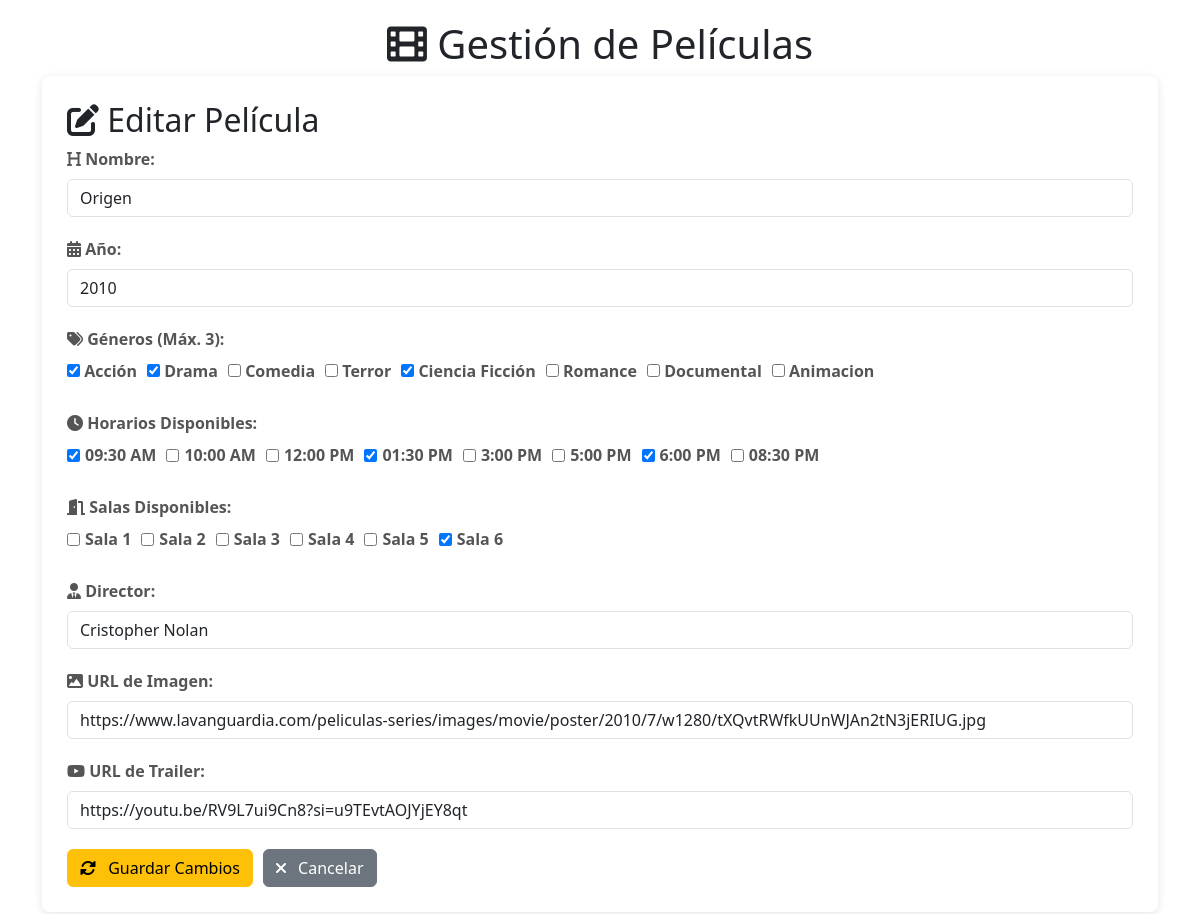
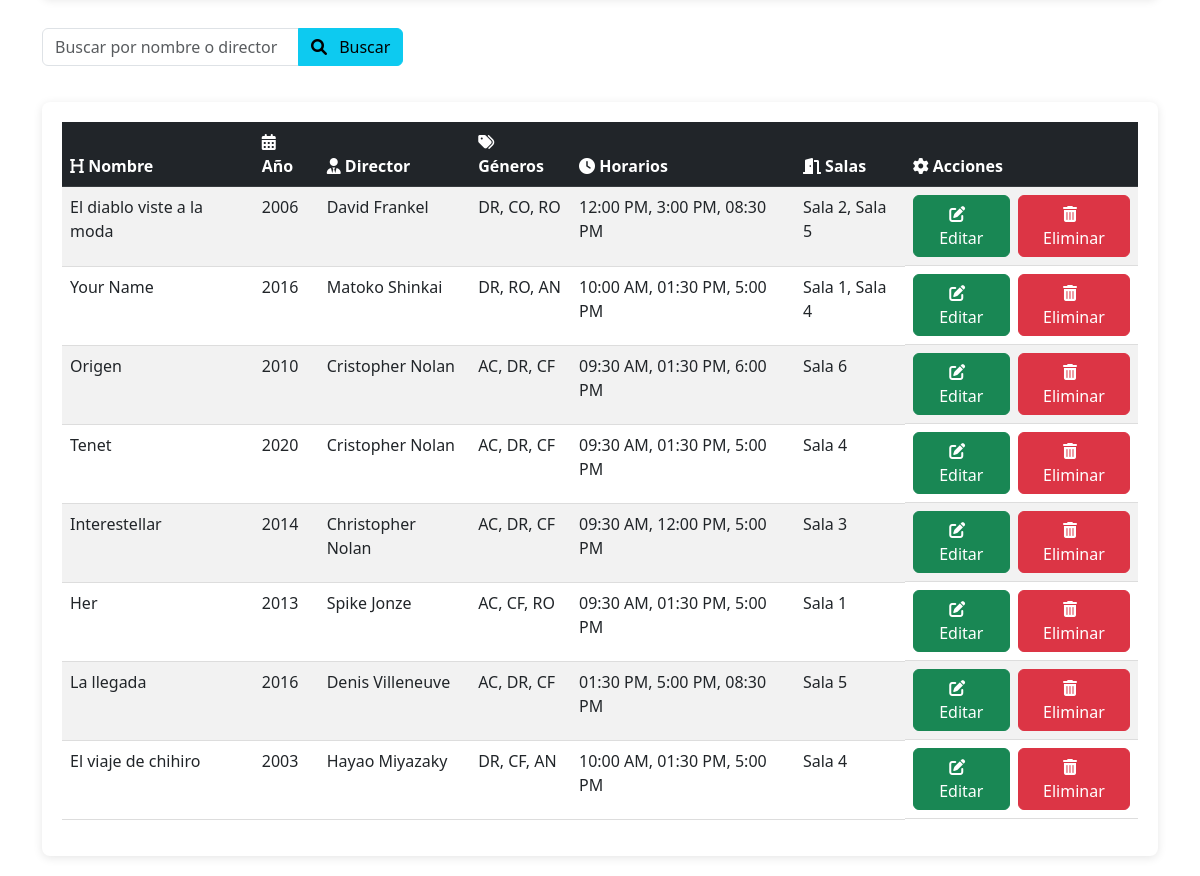
Screenshot of /peliculas/?editar=Origen with the database file from the repository (2 pictures, top to bottom).
### myapp/models.py (models this page shows, shortened)
class Pelicula(models.Model):
    GENERO_CHOICES = [
        ('AC', 'Acción'),
        ('DR', 'Drama'),
        ('CO', 'Comedia'),
        ('TE', 'Terror'),
        ('CF', 'Ciencia Ficción'),
        ('RO', 'Romance'),
        ('DO', 'Documental'),
        ('AN', 'Animacion')
    ]
    HORARIOS_DISPONIBLES = [
        '09:30 AM',
        '10:00 AM',
        '12:00 PM',
        '01:30 PM',
        '3:00 PM',
        '5:00 PM',
        '6:00 PM',
        '08:30 PM'
    ]
    SALAS_DISPONIBLES = [
        'Sala 1',
        'Sala 2',
        'Sala 3',
        'Sala 4',
        'Sala 5',
        'Sala 6'
    ]
    nombre = models.CharField(max_length=255)
    anio = models.IntegerField()
    director = models.CharField(max_length=255)
    imagen_url = models.URLField()
    trailer_url = models.URLField()
    generos = models.CharField(max_length=255)
    horarios = models.CharField(max_length=255, blank=True, null=True)
    salas = models.CharField(max_length=255, blank=True, null=True)
    fecha_creacion = models.DateTimeField(auto_now_add=True)
    def get_generos_list(self):
        return self.generos.split(",") if self.generos else []
    def get_horarios_list(self):
        return [h.strip() for h in self.horarios.split(",")] if self.horarios else []
    def get_salas_list(self):
        return [s.strip() for s in self.salas.split(",")] if self.salas else []
    class Meta:
        db_table = 'peliculas'

### myapp/views.py (the view, shortened to what this page needs)
# urls.py: path('peliculas/', views.peliculas, name= 'peliculas'),
@csrf_exempt
def peliculas(request):
    peliculas_list = Pelicula.objects.all().order_by('-fecha_creacion')
    busqueda = request.GET.get('busqueda', '').strip()
    if busqueda:
        peliculas_list = peliculas_list.filter(
            Q(nombre__icontains=busqueda) |
            Q(director__icontains=busqueda)
        )
    generos_choices = dict(Pelicula.GENERO_CHOICES)
    horarios_disponibles = Pelicula.HORARIOS_DISPONIBLES
    salas_disponibles = Pelicula.SALAS_DISPONIBLES
    pelicula_editar = None
    if 'editar' in request.GET:
        nombre = request.GET.get('editar')
        try:
            pelicula_editar = Pelicula.objects.get(nombre=nombre)
        except Pelicula.DoesNotExist:
            messages.error(request, f'No se encontró la película "{nombre}" para editar')
    context = {
        'peliculas': peliculas_list,
        'GENERO_CHOICES_DICT': generos_choices,
        'HORARIOS_DISPONIBLES': horarios_disponibles,
        'SALAS_DISPONIBLES': salas_disponibles,
        'pelicula_editar': pelicula_editar,
        'busqueda': busqueda,
    }
    return render(request, 'peliculas.html', context)

### myapp/templates/peliculas.html (shortened to what this page needs)
{% load static %}
<!DOCTYPE html>
<html lang="es">
<head>
    <link rel="stylesheet" href="{% static 'styles/peliculas.css' %}">
    <link rel="stylesheet" href="https://cdnjs.cloudflare.com/ajax/libs/font-awesome/6.0.0/css/all.min.css">
    <link href="https://cdn.jsdelivr.net/npm/bootstrap@5.3.0/dist/css/bootstrap.min.css" rel="stylesheet">
</head>
<body>
    <div class="container">
        <h1><i class="fas fa-film"></i> Gestión de Películas</h1>
        <div class="form-container">
            <form method="POST" action="{% url 'peliculas' %}" class="ajax-form">
                {% if pelicula_editar %}
                <h2><i class="fas fa-edit"></i> Editar Película</h2>
                {% else %}
                <input type="hidden" name="accion" value="crear">
                <h2><i class="fas fa-plus-circle"></i> Nueva Película</h2>
                {% endif %}
                <div class="form-group">
                    <label for="nombre"><i class="fas fa-heading"></i> Nombre:</label>
                    <input type="text" id="nombre" name="nombre"
                           value="{{ pelicula_editar.nombre|default:'' }}" required class="form-control">
                </div>
                <div class="form-group">
                    <label for="anio"><i class="fas fa-calendar-alt"></i> Año:</label>
                    <input type="number" id="anio" name="anio" min="1900" max="2099"
                           value="{{ pelicula_editar.anio|default:'' }}" required class="form-control">
                </div>
                <div class="form-group">
                    <label><i class="fas fa-tags"></i> Géneros (Máx. 3):</label>
                    <div class="generos-container">
                     {% for genero_codigo, genero_nombre in GENERO_CHOICES_DICT.items %}
                        <label class="genero-checkbox">
                            <input type="checkbox" name="generos" value="{{ genero_codigo }}"
                                {% if pelicula_editar and genero_codigo in pelicula_editar.get_generos_list %}checked{% endif %}>
                            {{ genero_nombre }}
                        </label>
                    {% endfor %}
                    </div>
                </div>
                <div class="form-group">
                    <label><i class="fas fa-clock"></i> Horarios Disponibles:</label>
                    <div class="checkbox-container">
                    {% for horario in HORARIOS_DISPONIBLES %}
                    <label>
                        <input type="checkbox" name="horarios" value="{{ horario }}"
                            {% if pelicula_editar and horario in pelicula_editar.get_horarios_list %}checked{% endif %}>
                        {{ horario }}
                    </label>
                    {% endfor %}
                    </div>
                </div>
                <div class="form-group">
                    <label><i class="fas fa-door-open"></i> Salas Disponibles:</label>
                    <div class="checkbox-container">
                     {% for sala in SALAS_DISPONIBLES %}
                        <label>
                            <input type="checkbox" name="salas" value="{{ sala }}"
                                {% if pelicula_editar and sala in pelicula_editar.get_salas_list %}checked{% endif %}>
                            {{ sala }}
                        </label>
                        {% endfor %}
                    </div>
                </div>
                <div class="form-group">
                    <label for="director"><i class="fas fa-user-tie"></i> Director:</label>
                    <input type="text" id="director" name="director"
                           value="{{ pelicula_editar.director|default:'' }}" required class="form-control">
                </div>
                <div class="form-group">
                    <label for="imagen_url"><i class="fas fa-image"></i> URL de Imagen:</label>
                    <input type="url" id="imagen_url" name="imagen_url"
                           value="{{ pelicula_editar.imagen_url|default:'' }}" required class="form-control">
                </div>
                <div class="form-group">
                    <label for="trailer_url"><i class="fab fa-youtube"></i> URL de Trailer:</label>
                    <input type="url" id="trailer_url" name="trailer_url"
                           value="{{ pelicula_editar.trailer_url|default:'' }}" required class="form-control">
                </div>
                <div class="form-actions">
                    {% if pelicula_editar %}
                    <button type="submit" class="btn btn-warning">
                        <i class="fas fa-sync-alt"></i> Guardar Cambios
                    </button>
                    <a href="{% url 'peliculas' %}" class="btn btn-secondary">
                        <i class="fas fa-times"></i> Cancelar
                    </a>
                    {% else %}
                    <button type="submit" class="btn btn-primary">
                        <i class="fas fa-save"></i> Guardar
                    </button>
                    {% endif %}
                </div>
            </form>
        </div>
        <div class="search-container">
            <form method="GET" action="{% url 'peliculas' %}">
                <div class="input-group mb-3">
                    <input type="text" name="busqueda" value="{{ busqueda }}"
                           placeholder="Buscar por nombre o director" class="form-control">
                    <button type="submit" class="btn btn-info">
                        <i class="fas fa-search"></i> Buscar
                    </button>
                </div>
            </form>
        </div>
        <div class="table-responsive">
            <table class="movie-table table table-striped table-hover">
                <thead class="table-dark">
                    <tr>
                        <th><i class="fas fa-heading"></i> Nombre</th>
                        <th><i class="fas fa-calendar-alt"></i> Año</th>
                        <th><i class="fas fa-user-tie"></i> Director</th>
                        <th><i class="fas fa-tags"></i> Géneros</th>
                        <th><i class="fas fa-clock"></i> Horarios</th>
                        <th><i class="fas fa-door-open"></i> Salas</th>
                        <th><i class="fas fa-cog"></i> Acciones</th>
                    </tr>
                </thead>
                <tbody>
                    {% for pelicula in peliculas %}
                    <tr>
                        <td>{{ pelicula.nombre }}</td>
                        <td>{{ pelicula.anio }}</td>
                        <td>{{ pelicula.director }}</td>
                        <td>{{ pelicula.get_generos_list|join:", " }}</td>
                        <td>{{ pelicula.get_horarios_list|join:", " }}</td>
                        <td>{{ pelicula.get_salas_list|join:", " }}</td>
                            <td class="action-buttons">
                                <a href="{% url 'peliculas' %}?editar={{ pelicula.nombre|urlencode }}"
                                class="btn btn-success">
                                    <i class="fas fa-edit"></i> Editar
                                </a>
                                <form method="POST" action="{% url 'peliculas' %}" style="display: inline;">
                                    <button type="submit" class="btn btn-danger"
                                            onclick="return confirm('¿Estás seguro de eliminar esta película?');">
                                        <i class="fas fa-trash-alt"></i> Eliminar
                                    </button>
                                </form>
                            </td>
                    </tr>
                    {% empty %}
                    <tr>
                        <td colspan="7" class="text-center">No hay películas registradas</td>
                    </tr>
                    {% endfor %}
                </tbody>
            </table>
        </div>
    </div>
</body>
</html>

### myapp/static/styles/peliculas.css (style rules this page uses)
body { font-family: 'Arial', sans-serif; margin: 0; padding: 0; background-color: #f5f5f5; color: #333; line-height: 1.6; }
.container { max-width: 1200px; margin: 0 auto; padding: 20px; }
h1, h2 { color: #7b68ee; margin-bottom: 30px; }
h1 { text-align: center; }
.form-container { background-color: white; padding: 25px; border-radius: 8px; box-shadow: 0 2px 10px rgba(0, 0, 0, 0.1); margin-bottom: 30px; }
.form-group { margin-bottom: 20px; }
.form-group label { display: block; margin-bottom: 8px; font-weight: 600; color: #555; }
.form-control { width: 100%; padding: 10px; border: 1px solid #ddd; border-radius: 4px; font-size: 16px; transition: border-color 0.3s; }
.generos-container, .checkbox-container { display: flex; flex-wrap: wrap; gap: 10px; }
.genero-checkbox, .checkbox-container label { display: flex; align-items: center; gap: 5px; cursor: pointer; }
.btn { display: inline-flex; align-items: center; justify-content: center; padding: 10px 20px; border: none; border-radius: 4px; font-size: 16px; font-weight: 600; cursor: pointer; transition: all 0.3s; text-decoration: none; }
.btn i { margin-right: 8px; }
.btn-warning { background-color: #FF9800; color: white; }
.btn-secondary { background-color: #6c757d; color: white; }
.btn-info { background-color: #17a2b8; color: white; }
.form-actions { display: flex; gap: 10px; margin-top: 20px; }
.search-container { display: flex; gap: 10px; margin-bottom: 20px; }
.search-container .form-control { flex-grow: 1; }
.table-responsive { overflow-x: auto; background-color: white; border-radius: 8px; box-shadow: 0 2px 10px rgba(0, 0, 0, 0.1); padding: 20px; }
.movie-table { width: 100%; border-collapse: collapse; }
.movie-table th { background-color: #7b68ee; color: white; padding: 12px 15px; text-align: left; }
.movie-table td { padding: 12px 15px; border-bottom: 1px solid #ddd; }
.action-buttons { display: flex; gap: 8px; }

### rows the page displays
Pelicula: nombre "Origen", anio "2010", generos "☑" "☑" "☑", horarios "☑" "☑" "☑", salas "☑", director "Cristopher Nolan", imagen_url "https://www.lavanguardia.com/peliculas-series/images/movie/poster/2010/7/w1280/tXQvtRWfkUUnWJAn2tN3jERIUG.jpg", trailer_url "https://youtu.be/RV9L7ui9Cn8?si=u9TEvtAOJYjEY8qt", get_generos_list "AC, DR, CF", get_horarios_list "09:30 AM, 01:30 PM, 6:00 PM", get_salas_list "Sala 6"
Pelicula: nombre "El diablo viste a la moda", anio "2006", director "David Frankel", get_generos_list "DR, CO, RO", get_horarios_list "12:00 PM, 3:00 PM, 08:30 PM", get_salas_list "Sala 2, Sala 5"
Pelicula: nombre "Your Name", anio "2016", director "Matoko Shinkai", get_generos_list "DR, RO, AN", get_horarios_list "10:00 AM, 01:30 PM, 5:00 PM", get_salas_list "Sala 1, Sala 4"
Pelicula: nombre "Tenet", anio "2020", director "Cristopher Nolan", get_generos_list "AC, DR, CF", get_horarios_list "09:30 AM, 01:30 PM, 5:00 PM", get_salas_list "Sala 4"
Pelicula: nombre "Interestellar", anio "2014", director "Christopher Nolan", get_generos_list "AC, DR, CF", get_horarios_list "09:30 AM, 12:00 PM, 5:00 PM", get_salas_list "Sala 3"
Pelicula: nombre "Her", anio "2013", director "Spike Jonze", get_generos_list "AC, CF, RO", get_horarios_list "09:30 AM, 01:30 PM, 5:00 PM", get_salas_list "Sala 1"
Pelicula: nombre "La llegada", anio "2016", director "Denis Villeneuve", get_generos_list "AC, DR, CF", get_horarios_list "01:30 PM, 5:00 PM, 08:30 PM", get_salas_list "Sala 5"
Pelicula: nombre "El viaje de chihiro", anio "2003", director "Hayao Miyazaky", get_generos_list "DR, CF, AN", get_horarios_list "10:00 AM, 01:30 PM, 5:00 PM", get_salas_list "Sala 4"

### other values shown
{{ genero_nombre }} "Acción" "Drama" "Comedia" "Terror" "Ciencia Ficción" "Romance" "Documental" "Animacion"
{{ horario }} "09:30 AM" "10:00 AM" "12:00 PM" "01:30 PM" "3:00 PM" "5:00 PM" "6:00 PM" "08:30 PM"
{{ sala }} "Sala 1" "Sala 2" "Sala 3" "Sala 4" "Sala 5" "Sala 6"
